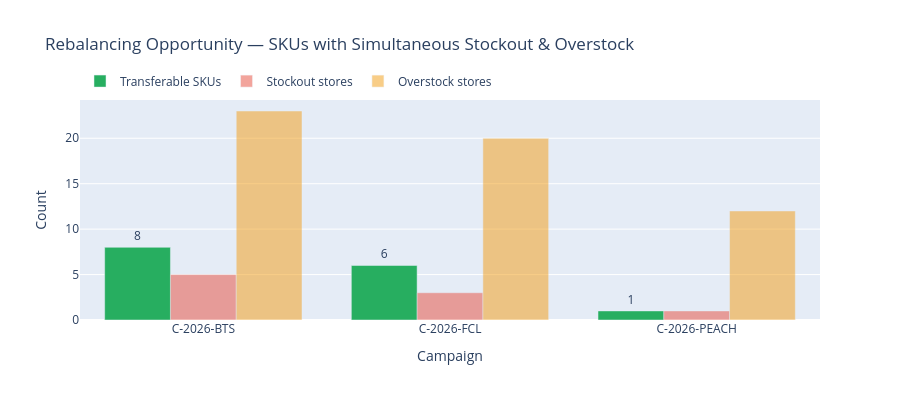

The code cell stored with this chart in its notebook:
### Markdown cell above
**Interpretation:** If the chi-square p-value is above 0.05, quantity mismatches are **evenly distributed** across DCs and carriers — no single upstream partner is the culprit. This is an important *negative finding*: it tells us the mismatch problem is systemic (e.g., a systemic data reconciliation gap between allocation and dispatch systems) rather than a vendor-specific issue. The intervention should target the **data integration layer**, not vendor management.

---

## Layer 4 — Opportunity Analysis

### 4.1 Inventory rebalancing: the zero-cost win

**Observation:** The Insight Engine identified SKUs that are simultaneously flagged for stockout risk in some stores and overstock risk in others — within the same campaign. These are inter-store transfer candidates that require no additional procurement.

### Code cell
rebal = insights[insights['category'] == 'rebalancing_opportunity'].copy()
rebal['campaign'] = rebal['headline'].str.extract(r'in (C-\S+)')
rebal['sku_count'] = rebal['headline'].str.extract(r'(\d+) SKUs').astype(int)
rebal = rebal.sort_values('impact_score', ascending=False)

stockout = exc[exc['exception_type'] == 'stockout_risk'][['campaign_id','store_id','sku']].drop_duplicates()
overstock = exc[exc['exception_type'] == 'overstock_risk'][['campaign_id','store_id','sku']].drop_duplicates()
rebal_detail = stockout.merge(overstock, on=['campaign_id','sku'], suffixes=('_stockout','_overstock'))

rebal_skus = rebal_detail.groupby('campaign_id')['sku'].nunique().reset_index()
rebal_skus.columns = ['campaign','transferable_skus']
rebal_stores = rebal_detail.groupby('campaign_id')[['store_id_stockout','store_id_overstock']].nunique().reset_index()
rebal_stores.columns = ['campaign','stockout_stores','overstock_stores']
rebal_summary = rebal_skus.merge(rebal_stores, on='campaign')

fig = go.Figure()
fig.add_bar(x=rebal_summary['campaign'], y=rebal_summary['transferable_skus'],
             name='Transferable SKUs', marker_color='#27ae60',
             text=rebal_summary['transferable_skus'], textposition='outside')
fig.add_bar(x=rebal_summary['campaign'], y=rebal_summary['stockout_stores'],
             name='Stockout stores', marker_color='#e74c3c', opacity=0.5)
fig.add_bar(x=rebal_summary['campaign'], y=rebal_summary['overstock_stores'],
             name='Overstock stores', marker_color='#f39c12', opacity=0.5)
fig.update_layout(
    barmode='group',
    title='Rebalancing Opportunity — SKUs with Simultaneous Stockout & Overstock',
    yaxis_title='Count', xaxis_title='Campaign', height=400,
    legend=dict(orientation='h', yanchor='bottom', y=1.02)
)
fig.show()

total_skus = rebal_summary['transferable_skus'].sum()
total_stores = rebal_summary[['stockout_stores','overstock_stores']].sum().sum()
print(f'Total transferable SKUs: {total_skus}')
print(f'Total store-campaign touchpoints: {total_stores}')
print()
print(rebal_summary.to_string(index=False))

### Figure 1 — Plotly figure (JSON) as saved in the notebook; plotly's stock layout.template omitted (floating-point values rounded to 4 significant figures)
{"data": [{"marker": {"color": "#27ae60"}, "name": "Transferable SKUs", "text": [8.0, 6.0, 1.0], "textposition": "outside", "type": "bar", "x": ["C-2026-BTS", "C-2026-FCL", "C-2026-PEACH"], "y": [8, 6, 1]}, {"marker": {"color": "#e74c3c"}, "name": "Stockout stores", "opacity": 0.5, "type": "bar", "x": ["C-2026-BTS", "C-2026-FCL", "C-2026-PEACH"], "y": [5, 3, 1]}, {"marker": {"color": "#f39c12"}, "name": "Overstock stores", "opacity": 0.5, "type": "bar", "x": ["C-2026-BTS", "C-2026-FCL", "C-2026-PEACH"], "y": [23, 20, 12]}], "layout": {"barmode": "group", "height": 400, "legend": {"orientation": "h", "y": 1.02, "yanchor": "bottom"}, "title": {"text": "Rebalancing Opportunity — SKUs with Simultaneous Stockout & Overstock"}, "xaxis": {"title": {"text": "Campaign"}}, "yaxis": {"title": {"text": "Count"}}}}
